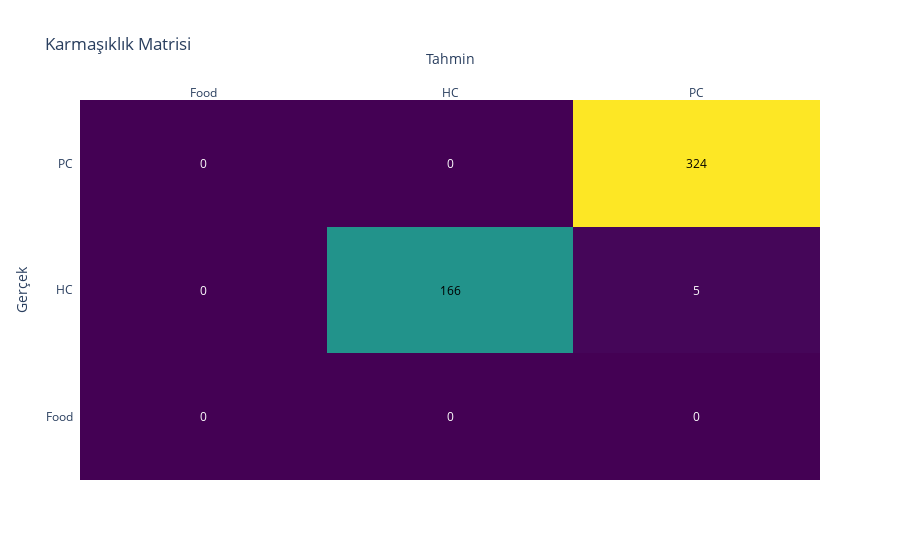

The notebook cell saved with this chart:
### Code cell
# Test verileri üzerinde modeli değerlendirin
y_test = y_test.reshape(-1, 1)
model.evaluate(X_test, y_test, verbose=2)

# Test verileri üzerinde tahmin yapın
y_pred = model.predict(X_test)
y_pred = np.argmax(y_pred, axis=1)
y_pred = le.inverse_transform(y_pred)

y_test = le.inverse_transform(y_test)

from sklearn.metrics import confusion_matrix
import plotly.figure_factory as ff

cm = confusion_matrix(y_test, y_pred, labels=["Food", "HC", "PC"])

fig = ff.create_annotated_heatmap(
    z=cm,
    x=["Food", "HC", "PC"],
    y=["Food", "HC", "PC"],
    colorscale='Viridis'
)

fig.update_layout(title_text='Karmaşıklık Matrisi', xaxis = dict(title='Tahmin'), yaxis = dict(title='Gerçek'))

fig.show()

### Figure 1 — Plotly figure (JSON) as saved in the notebook; plotly's stock layout.template omitted (floating-point values rounded to 4 significant figures)
{"data": [{"colorscale": [[0, "#440154"], [0.1111, "#482878"], [0.2222, "#3e4989"], [0.3333, "#31688e"], [0.4444, "#26828e"], [0.5556, "#1f9e89"], [0.6667, "#35b779"], [0.7778, "#6ece58"], [0.8889, "#b5de2b"], [1, "#fde725"]], "reversescale": false, "showscale": false, "type": "heatmap", "x": ["Food", "HC", "PC"], "y": ["Food", "HC", "PC"], "z": [[0, 0, 0], [0, 166, 5], [0, 0, 324]]}], "layout": {"annotations": [{"font": {"color": "#FFFFFF"}, "showarrow": false, "text": "0", "x": "Food", "xref": "x", "y": "Food", "yref": "y"}, {"font": {"color": "#FFFFFF"}, "showarrow": false, "text": "0", "x": "HC", "xref": "x", "y": "Food", "yref": "y"}, {"font": {"color": "#FFFFFF"}, "showarrow": false, "text": "0", "x": "PC", "xref": "x", "y": "Food", "yref": "y"}, {"font": {"color": "#FFFFFF"}, "showarrow": false, "text": "0", "x": "Food", "xref": "x", "y": "HC", "yref": "y"}, {"font": {"color": "#000000"}, "showarrow": false, "text": "166", "x": "HC", "xref": "x", "y": "HC", "yref": "y"}, {"font": {"color": "#FFFFFF"}, "showarrow": false, "text": "5", "x": "PC", "xref": "x", "y": "HC", "yref": "y"}, {"font": {"color": "#FFFFFF"}, "showarrow": false, "text": "0", "x": "Food", "xref": "x", "y": "PC", "yref": "y"}, {"font": {"color": "#FFFFFF"}, "showarrow": false, "text": "0", "x": "HC", "xref": "x", "y": "PC", "yref": "y"}, {"font": {"color": "#000000"}, "showarrow": false, "text": "324", "x": "PC", "xref": "x", "y": "PC", "yref": "y"}], "title": {"text": "Karmaşıklık Matrisi"}, "xaxis": {"dtick": 1, "gridcolor": "rgb(0, 0, 0)", "side": "top", "ticks": "", "title": {"text": "Tahmin"}}, "yaxis": {"dtick": 1, "ticks": "", "ticksuffix": "  ", "title": {"text": "Gerçek"}}}}
